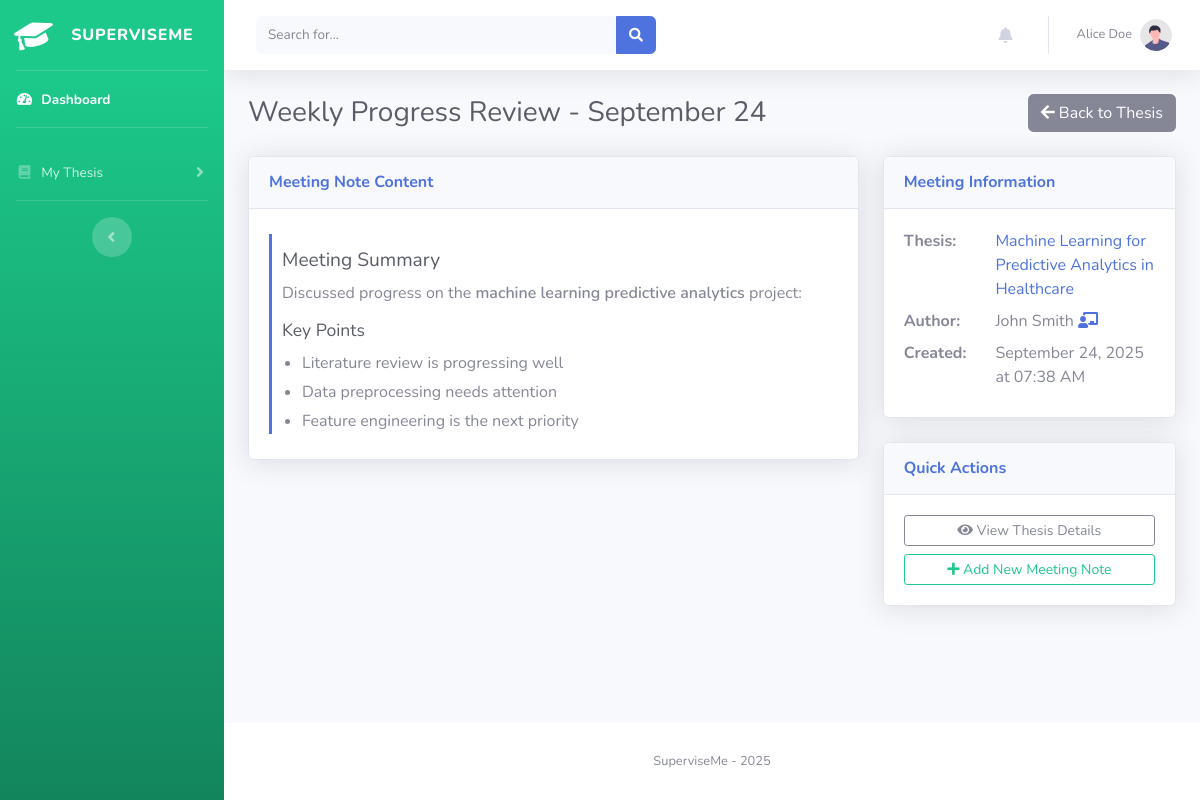
The app's page /student/meeting_note/1 (signed in), older data.
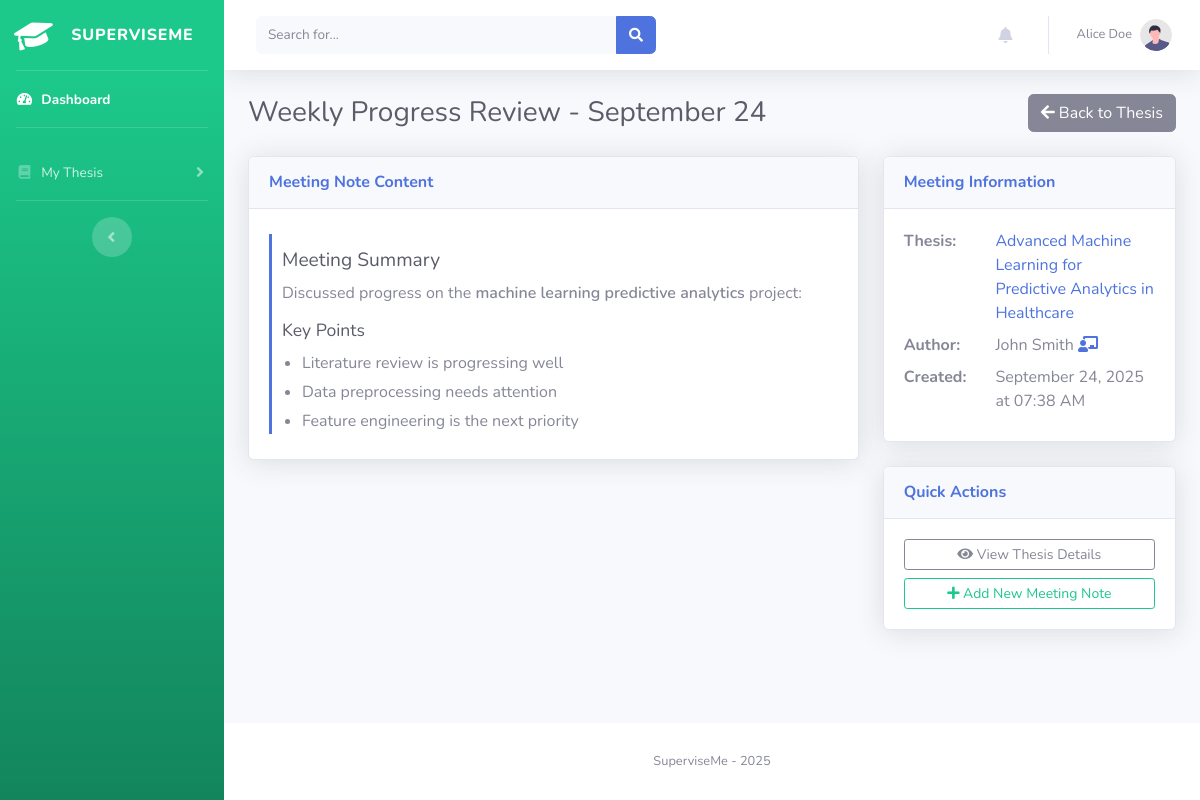
The same page, newer data.
### superviseme/models.py (models this page shows)
class Thesis(db.Model):
    __tablename__ = "thesis"
    id = db.Column(db.Integer, primary_key=True)
    title = db.Column(db.String(100), nullable=False)
    description = db.Column(db.Text, nullable=False)
    author_id = db.Column(db.Integer, db.ForeignKey("user_mgmt.id"), nullable=True)
    frozen = db.Column(db.Boolean, default=False)
    level = db.Column(db.Text, nullable=True)
    created_at = db.Column(db.Integer, nullable=False)

### superviseme/routes/student.py (the view)
@student.route("/student/meeting_note/<int:note_id>")
@login_required
def meeting_note_detail(note_id):
    privilege_check = check_privileges(current_user.username, role="student")
    if privilege_check is not True:
        return privilege_check
    meeting_note = MeetingNote.query.join(Thesis).filter(
        MeetingNote.id == note_id,
        Thesis.author_id == current_user.id
    ).first()
    if not meeting_note:
        flash("Meeting note not found or not accessible")
        return redirect(url_for('student.dashboard'))
    thesis = meeting_note.thesis
    todos = Todo.query.filter_by(thesis_id=thesis.id).order_by(Todo.created_at.desc()).all()
    return render_template("student/meeting_note_detail.html",
                         meeting_note=meeting_note,
                         thesis=thesis,
                         todos=todos,
                         dt=datetime.fromtimestamp)

### superviseme/utils/logging_config.py (called while the page is built)
def log_request_response(app, loggers):
    @app.before_request
    def log_request_info():
        loggers['access_logger'].info("Request started", extra={
            'event_type': 'request_start',
            'endpoint': request.endpoint,
            'url_rule': str(request.url_rule) if request.url_rule else None,
            'content_length': request.content_length,
            'content_type': request.content_type
        })
    @app.after_request
    def log_response_info(response):
        loggers['access_logger'].info("Request completed", extra={
            'event_type': 'request_end',
            'status_code': response.status_code,
            'content_length': response.content_length,
            'content_type': response.content_type
        })
        return response

### superviseme/utils/miscellanea.py (called while the page is built, shortened)
def check_privileges(username, role="admin"):
    user = User_mgmt.query.filter_by(username=username).first()
    if not user:
        abort(404)
    return True

### superviseme/templates/student/meeting_note_detail.html (shortened to what the changed rows need)
{% include 'admin/components/header.html' %}
<body id="page-top">
    <div id="wrapper">
        <div id="content-wrapper" class="d-flex flex-column">
            <div id="content">
                <div class="container-fluid">
                    <div class="d-sm-flex align-items-center justify-content-between mb-4">
                        <h1 class="h3 mb-0 text-gray-800">{{ meeting_note.title }}</h1>
                    </div>
                    <div class="row">
                        <div class="col-lg-8">
                            <div class="card shadow mb-4">
                                <div class="card-body">
                                    <div class="meeting-note-content">
                                        {{ meeting_note.content|markdown_with_todos('student')|safe }}
                                    </div>
                                </div>
                            </div>
                        </div>
                        <div class="col-lg-4">
                            <div class="card shadow mb-4">
                                <div class="card-body">
                                    <div class="row mb-2">
                                        <div class="col-sm-8">
                                            <a href="{{ url_for('student.thesis_data') }}">
                                                {{ thesis.title }}
                                            </a>
                                        </div>
                                    </div>
                                </div>
                            </div>
                        </div>
                    </div>
                </div>
            </div>
            {% include 'admin/components/footer.html' %}

Row changes from the older to the newer data that the page shows:
changed Thesis: title "Machine Learning for Predictive Analytics in Healthcare" → "Advanced Machine Learning for Predictive Analytics in Healthcare"
